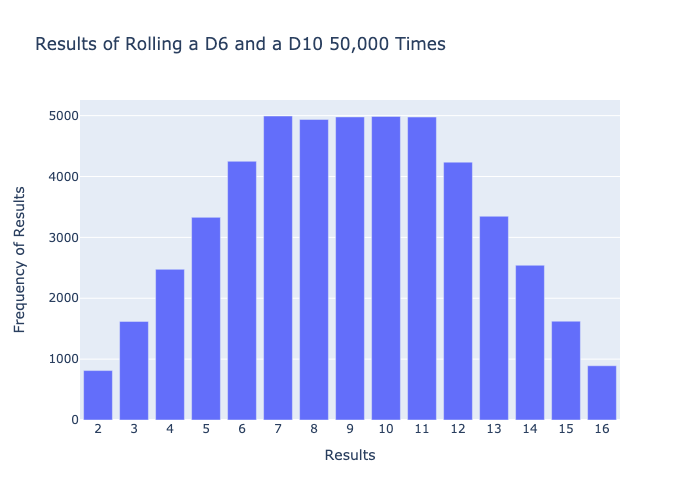

Write the Python code that produced this figure.
import plotly.express as px
from die import Die

die_1 = Die()
die_2 = Die(10)

# Roll the dice and store the results in a list
results = []

for roll_num in range(50_000):
    result = die_1.roll() + die_2.roll()
    results.append(result)

# Frequencies
frequencies = []

max_results = die_1.num_sides + die_2.num_sides
poss_results = range(2, max_results + 1)  # [2.....16]

for value in poss_results:
    frequency = results.count(value)
    frequencies.append(frequency)

# Visualize the results
title = "Results of Rolling a D6 and a D10 50,000 Times"
labels = {'x': 'Results', 'y': 'Frequency of Results'}
fig = px.bar(x=poss_results, y=frequencies, title=title, labels=labels)

# Further customize chart
fig.update_layout(xaxis_dtick=1)  # dtick means distance between ticks
fig.show()

# Save the results to a file
filename = 'dice_visual_d6d10.html'
fig.write_html(filename)
print(f"Results saved to {filename}.")

# save as a png
filename = 'dice_visual_d6d10.png'
fig.write_image(filename)
